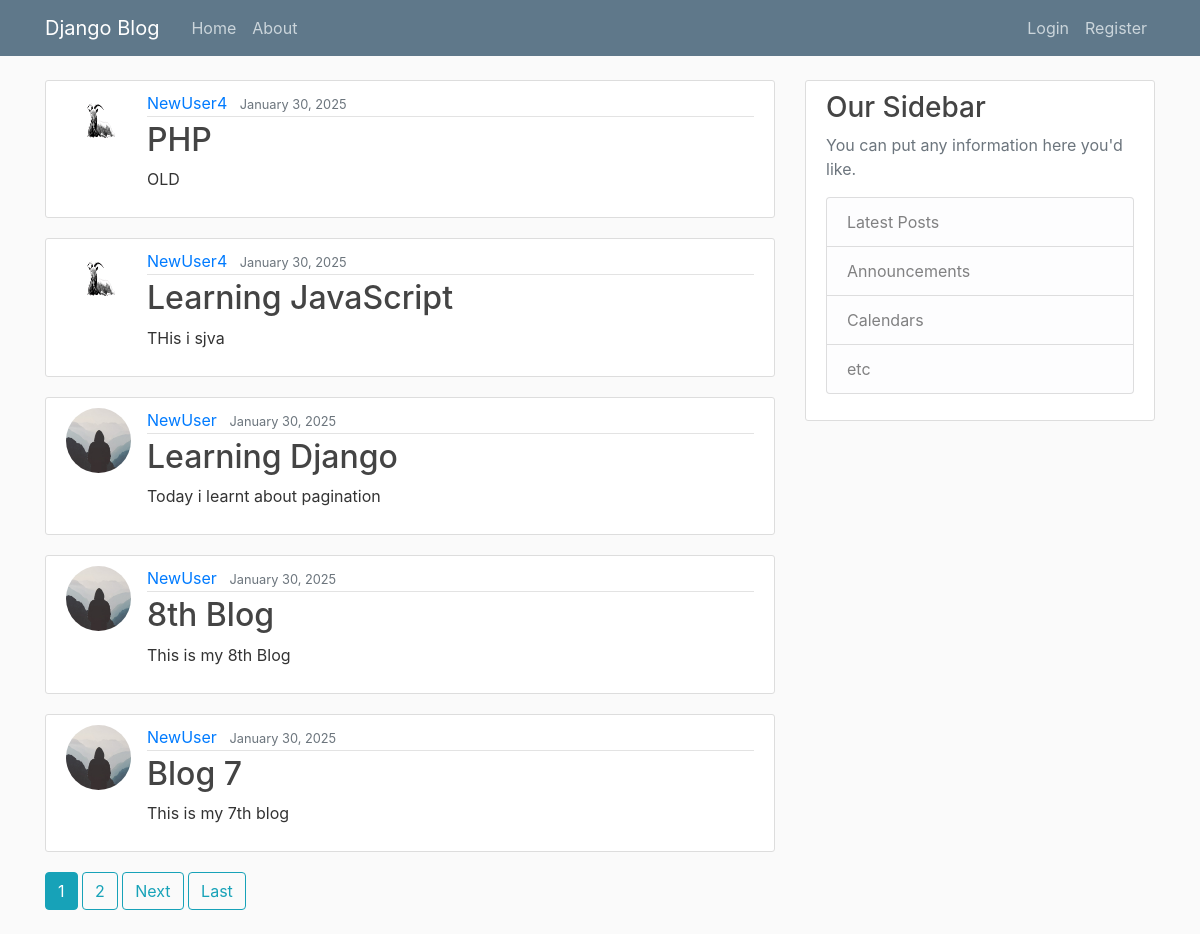
The page / on the database its author committed.
### blog/models.py (models this page shows, shortened)
class Post(models.Model):
  title = models.CharField(max_length=100)
  content = models.TextField()
  date_posted = models.DateTimeField(default=timezone.now)
  author = models.ForeignKey(User, on_delete = models.CASCADE)

### users/models.py (models this page shows, shortened)
class Profile(models.Model):
    user = models.OneToOneField(User, on_delete=models.CASCADE)
    image = models.ImageField(default='default.jpg', upload_to='profile_pics')

### blog/views.py (the view)
# urls.py: path('', PostListView.as_view(),name = 'blog-home'),
class PostListView(ListView):
  model = Post
  template_name = 'blog/home.html'#<app>/<model>_<ViewType>.html
  context_object_name = 'posts'
  ordering = ['-date_posted']
  paginate_by = 5

### blog/templates/blog/home.html (shortened to what this page needs)
  {%extends "blog/base.html"%}
  {% block content %}
  {%for post in posts%}
  <article class="media content-section">
    <img class="rounded-circle article-img" src="{{ post.author.profile.image.url }}" alt="">
    <div class="media-body">
      <div class="article-metadata">
        <a class="mr-2" href="{% url 'user-posts' post.author.username %}">{{ post.author }}</a>
        <small class="text-muted">{{ post.date_posted|date:"F d, Y" }}</small>
      </div>
      <h2><a class="article-title" href="{%url 'post-detail' post.id%}">{{ post.title }}</a></h2>
      <p class="article-content">{{ post.content }}</p>
    </div>
  </article>
  {%endfor%}
  {% if is_paginated%}
  {% for num in page_obj.paginator.page_range %}
  {%if page_obj.number == num%}
  <a class = "btn btn-info mb-4"href="?page={{num}}">{{ num }}</a>
  {%elif num > page_obj.number|add:'-3' and num < page_obj.number|add:'3' %}
  <a class = "btn btn-outline-info mb-4"href="?page={{num}}">{{ num }}</a>
  {%endif%}
  {%endfor%}
  {%if page_obj.has_next%}
  <a class = "btn btn-outline-info mb-4"href="?page={{page_obj.next_page_number}}">Next</a>
  <a class = "btn btn-outline-info mb-4"href="?page={{page_obj.paginator.num_pages}}">Last</a>
  {%endif%}
  {% endif %}
  {%endblock content%}

### blog/static/blog/main.css (style rules this page uses)
body { background: #fafafa; color: #333333; margin-top: 5rem; }
h1, h2, h3, h4, h5, h6 { color: #444444; }
.content-section { background: #ffffff; padding: 10px 20px; border: 1px solid #dddddd; border-radius: 3px; margin-bottom: 20px; }
.article-title { color: #444444; }
.article-content { white-space: pre-line; }
.article-img { height: 65px; width: 65px; margin-right: 16px; }
.article-metadata { padding-bottom: 1px; margin-bottom: 4px; border-bottom: 1px solid #e3e3e3 }

### rows shown on the page
Post: author.profile.image (picture), author "NewUser4", date_posted "January 30, 2025", title "PHP", content "OLD"
Post: author.profile.image (picture), author "NewUser4", date_posted "January 30, 2025", title "Learning JavaScript", content "THis i sjva"
Post: author.profile.image (placeholder picture), author "NewUser", date_posted "January 30, 2025", title "Learning Django", content "Today i learnt about pagination"
Post: author.profile.image (placeholder picture), author "NewUser", date_posted "January 30, 2025", title "8th Blog", content "This is my 8th Blog"
Post: author.profile.image (placeholder picture), author "NewUser", date_posted "January 30, 2025", title "Blog 7", content "This is my 7th blog"

### other values the page prints
{{ num }} "1"
{{ num }} "2"
